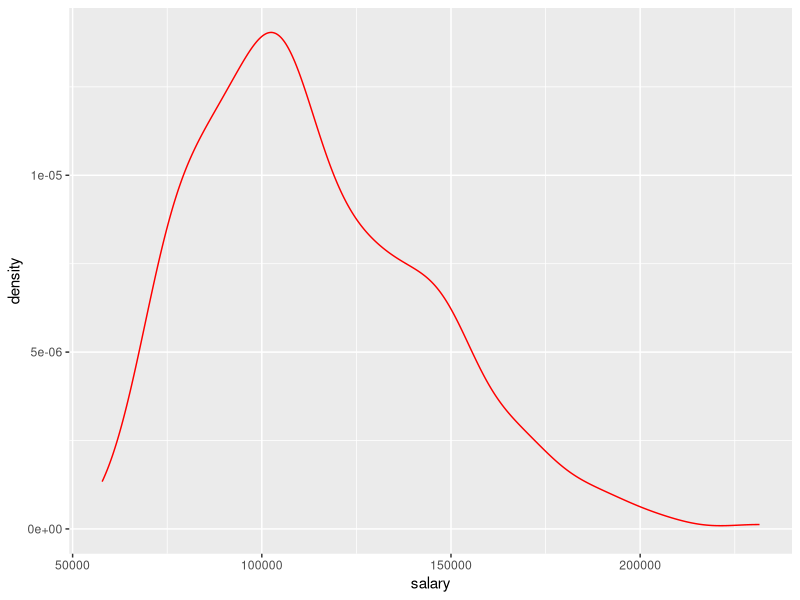
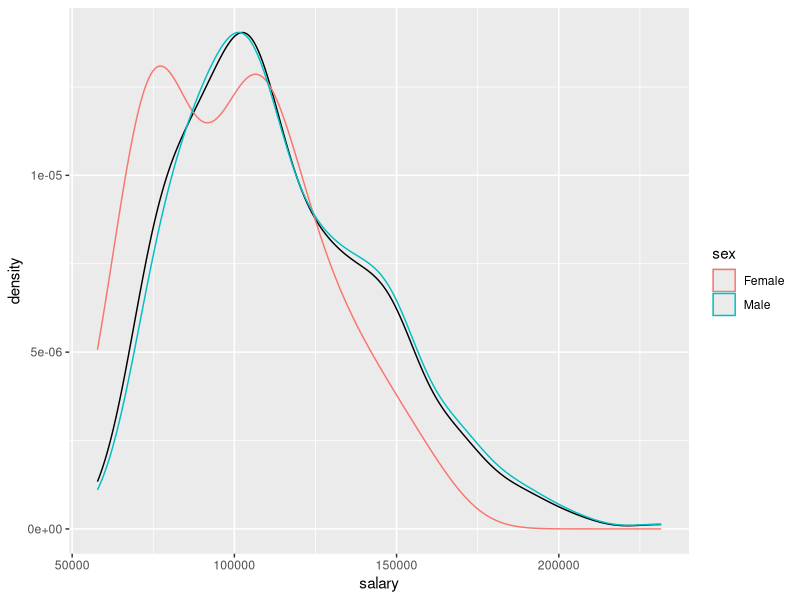
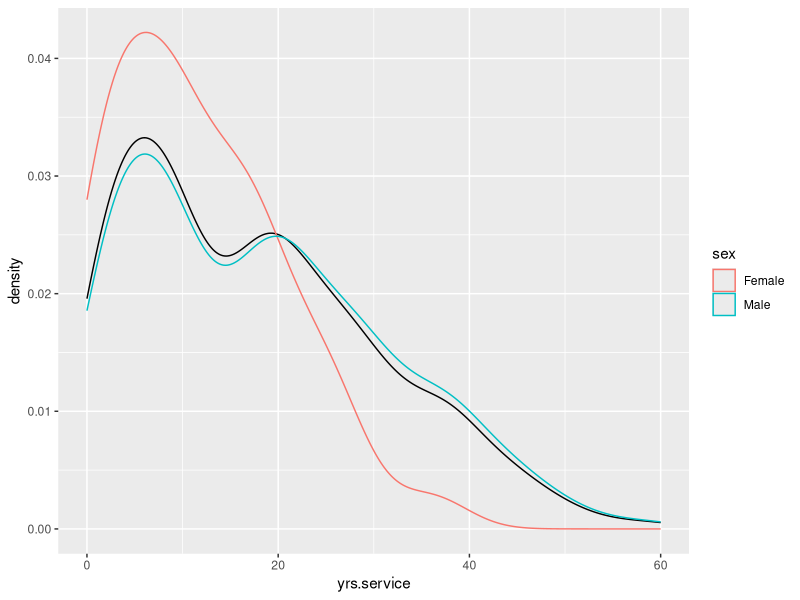
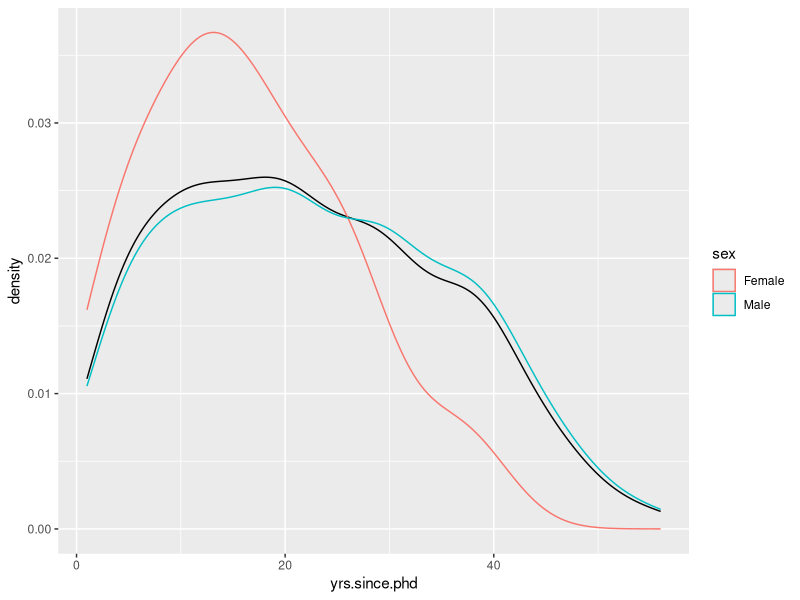
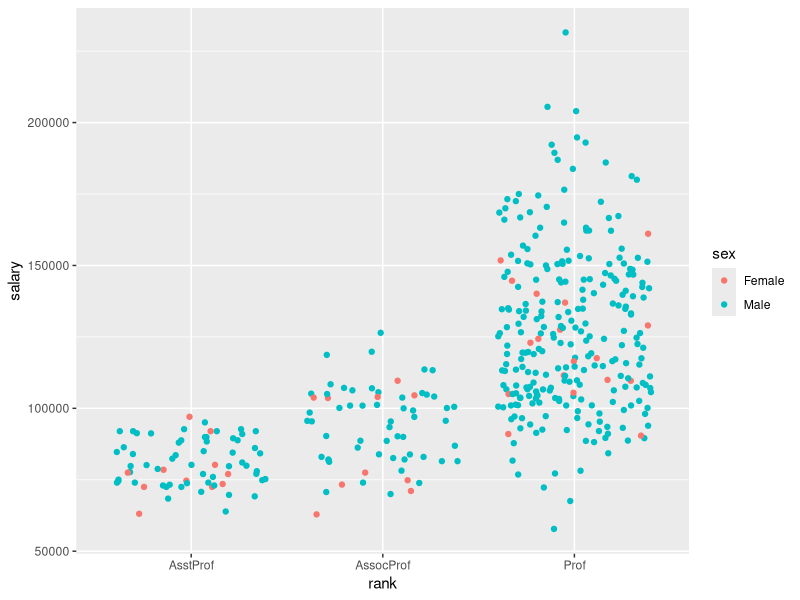

Write R code to recreate these figures, in order.
## ---- chunk 1
install.packages("car")
## ---- chunk 2
library(car)
slr <- Salaries
## ---- chunk 3
slr
## ---- chunk 4
library(ggplot2)
ggplot(data=slr,aes(x=salary))+geom_density(col="red")
## ---- chunk 5
ggplot(slr, aes(x=salary))+geom_density()+geom_density(aes(x=salary,color=sex))
ggplot(slr, aes(x=yrs.service))+geom_density()+geom_density(aes(x=yrs.service,color=sex))
ggplot(slr, aes(x=yrs.since.phd))+geom_density()+geom_density(aes(x=yrs.since.phd,color=sex))

## ---- chunk 6
ggplot(slr, aes(x=rank, y= salary, color= sex))+geom_point(position="jitter")

## ---- chunk 7
# Put your code in here
cor(slr$yrs.since.phd, slr$salary)
cor(slr$yrs.service, slr$salary)
## ---- chunk 8
# Put your code in here
## ---- chunk 9
# Put your code in here

## ---- chunk 10
# Put your code in here

